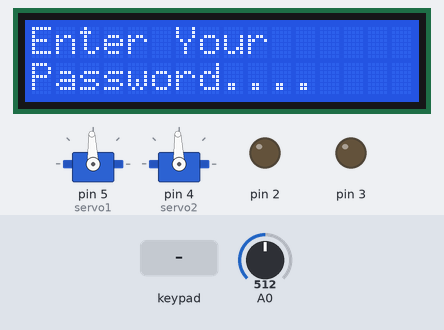
A sketch run on a simulated Arduino Uno, built with avr-gcc and run on an emulated ATmega328P. On the bench: 16×2 character LCD, 2 × servo, output pins drawn as LEDs (lit = HIGH). Inputs (shaded band) come from the test bench; at power-on: A0 = 512. What the sketch prints to the serial monitor is not drawn.

Above: at 1.2 s.
1.3 s: keypad keys A B C D # pressed 0.4 s apart
At 3.8 s:
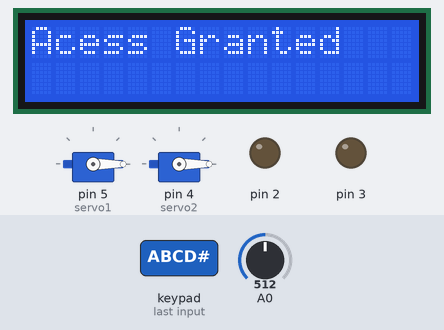
4.8 s: key '#' pressed
7.8 s: keypad keys 1 3 1 2 1 1 1 0 pressed 0.4 s apart
At 11.2 s:
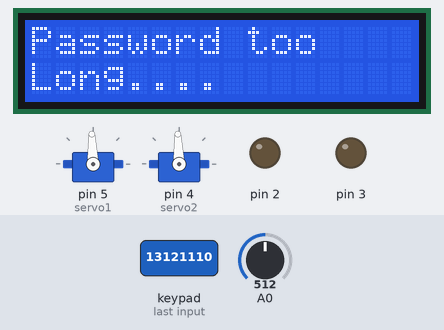
12.5 s: A0 set to 716
At 14.8 s:
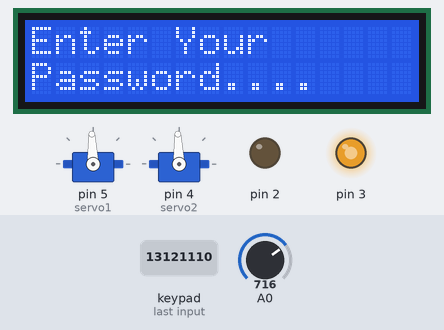
15.1 s: A0 set to 900
At 15.8 s:
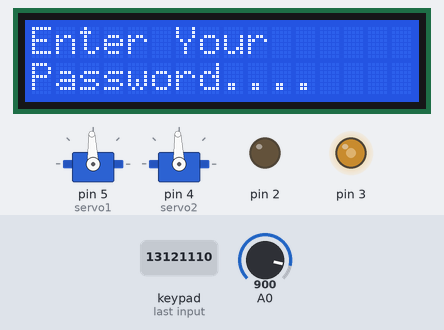
16.6 s: A0 set to 306
At 16.9 s:
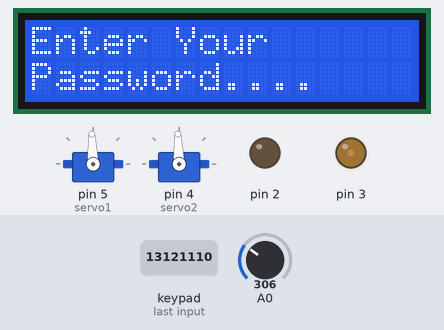
Timing chart, 0 to 19.1 s (numbered marks = the images above; inputs shaded):
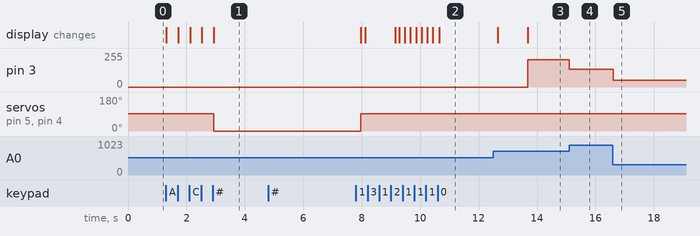

Measured:
- after the input at 1.3 s, servo on pin 5 (servo1), servo on pin 4 (servo2): 92° → 0° after 1.6 s; the display: first changes at once (image 1 shows a later state)
- after the input at 4.8 s, every drawn part: stays the same
- after the input at 7.8 s, the display: first differs from a run without the input after 1.5 s (image 2 shows a later state)
- after the input at 12.5 s, pin 3: 0/255 → 204/255 after 1.2 s
- after the input at 15.1 s, pin 3: 204/255 → 132/255 at once
- after the input at 16.6 s, pin 3: 132/255 → 50/255 at once

The sketch:

Password_code.ino
```cpp
#include <Keypad.h>
#include <Adafruit_LiquidCrystal.h>
//#include <Adafruit_NeoPixel.h>
//Adafruit_NeoPixel strip = Adafruit_NeoPixel(4,4,NEO_GRB+NEO_KHZ800);
#include <Servo.h>
Adafruit_LiquidCrystal lcd_1(0);
Servo servo1;
Servo servo2;

const byte ROWS = 4;
const byte COLS = 4;
char keys[ROWS][COLS] = {
  {'1','2','3','A'},
  {'4','5','6','B'},
  {'7','8','9','C'},
  {'*','0','#','D'}
};
byte rowPins[ROWS] = {13, 12, 11, 10};
byte colPins[COLS] = {9, 8, 7, 6};

Keypad keypad = Keypad(makeKeymap(keys), rowPins, colPins, ROWS, COLS);
char* password = "ABCD";
byte index = 0;
char pass[10];

void setup() {
  pinMode(A0,INPUT);
  pinMode(3,OUTPUT);
  //strip.begin();
  //strip.show();
  Serial.begin(9600);
  lcd_1.setBacklight(1);
  lcd_1.begin(16, 2);
  servo1.attach(5);
  servo2.attach(4);
  servo1.write(92);
  servo2.write(92);
  pinMode(2,OUTPUT);
  pinMode(4,OUTPUT);
  //setColor(strip.Color(255, 0, 0));//RED COLOR
  lcd_1.print("Enter Your");
  lcd_1.setCursor(0, 1);
  lcd_1.print("Password....");


}

void loop() {
  char key = keypad.getKey();
  float Ambient = (analogRead(A0) ) ;
  analogWrite(3,Ambient);
  Serial.println(Ambient);


  if (key) {
    if (index==0){
    lcd_1.clear();
    }
    if (key == '#') {
      pass[index] = '\0';
      if (strcmp(password, pass) == 0) {
        lcd_1.clear();
        //setColor(strip.Color(0, 255, 0));//GREEN COLOR
        servo1.write(0);
        servo2.write(0);

        lcd_1.print("Acess Granted");
        delay(5000);
        lcd_1.clear();
        lcd_1.print("Enter Your");
        lcd_1.setCursor(0, 1);
        lcd_1.print("Password....");


        servo1.write(92);
        servo2.write(92);
        //setColor(strip.Color(255, 0, 0));//RED COLOR

      } else {
        lcd_1.clear();
        //setColor(strip.Color(255, 0, 0));//RED COLOR
        servo1.write(92);
        servo2.write(92);


        lcd_1.print("Please Retry");
        delay(1000);
        lcd_1.clear();
        lcd_1.print("Enter Your");
        lcd_1.setCursor(0, 1);
        lcd_1.print("Password....");

      }
      index = 0;
      delay(100);
    } else {
      //lcd_1.clear();
      if (index < 7) {
        lcd_1.setCursor(index, 0);
        //setColor(strip.Color(255, 0, 0));//RED COLOR
        lcd_1.print("*");
        pass[index] = key;
        index++;
      } else {
        lcd_1.clear();

        lcd_1.print("Password too");
        lcd_1.setCursor(0, 1);\
        lcd_1.print("Long....");
        delay(2000);
        lcd_1.clear();
        lcd_1.print("Please Retry");
        delay(1000);
        lcd_1.clear();
        lcd_1.print("Enter Your");
        lcd_1.setCursor(0, 1);
        lcd_1.print("Password....");

      }
    }
  }
}
/*void setColor(uint32_t color) {
  for (int i = 0; i < 4; i++) {
    strip.setPixelColor(i, color);
  }
  strip.show();
}*/
```
